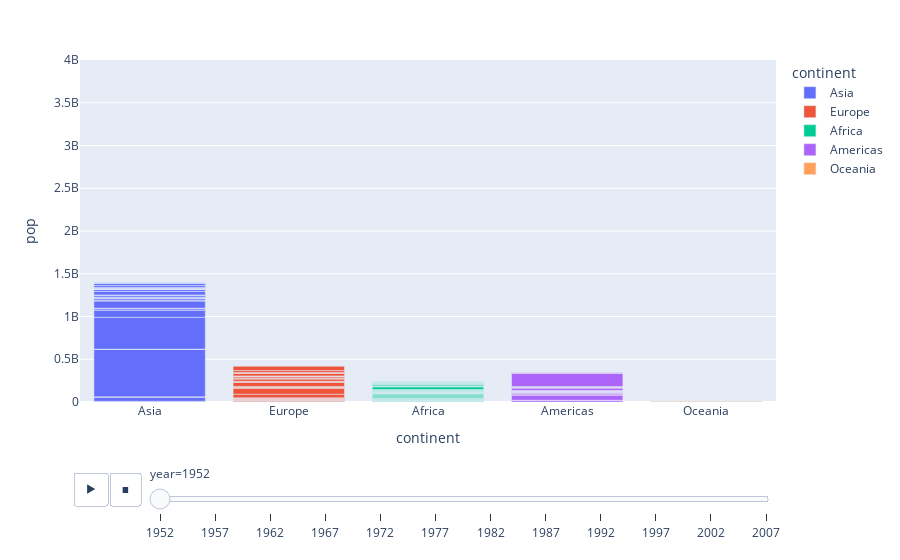

Notebook source saved alongside this figure:
### Markdown cell above
Note that you should always fix the y_range to ensure that your data remains visible throughout the animation.

### Code cell
import plotly.express as px

df = px.data.gapminder()

fig = px.bar(df, x="continent", y="pop", color="continent",
  animation_frame="year", animation_group="country", range_y=[0,4000000000])
fig.show()

### Figure 1 — Plotly figure (JSON) as saved in the notebook; plotly's stock layout.template omitted (floating-point values rounded to 4 significant figures)
{"data": [{"alignmentgroup": "True", "hoverlabel": {"namelength": 0}, "hovertemplate": "continent=%{x}<br>year=1952<br>pop=%{y}", "ids": ["Afghanistan", "Bahrain", "Bangladesh", "Cambodia", "China", "Hong Kong, China", "India", "Indonesia", "Iran", "Iraq", "Israel", "Japan", "Jordan", "Korea, Dem. Rep.", "Korea, Rep.", "Kuwait", "Lebanon", "Malaysia", "Mongolia", "Myanmar", "Nepal", "Oman", "Pakistan", "Philippines", "Saudi Arabia", "Singapore", "Sri Lanka", "Syria", "Taiwan", "Thailand", "Vietnam", "West Bank and Gaza", "Yemen, Rep."], "legendgroup": "Asia", "marker": {"color": "#636efa"}, "name": "Asia", "offsetgroup": "Asia", "orientation": "v", "showlegend": true, "textposition": "auto", "type": "bar", "x": ["Asia", "Asia", "Asia", "Asia", "Asia", "Asia", "Asia", "Asia", "Asia", "Asia", "Asia", "Asia", "Asia", "Asia", "Asia", "Asia", "Asia", "Asia", "Asia", "Asia", "Asia", "Asia", "Asia", "Asia", "Asia", "Asia", "Asia", "Asia", "Asia", "Asia", "Asia", "Asia", "Asia"], "xaxis": "x", "y": [8425333, 120447, 46886859, 4693836, 556263527, 2125900, 372000000, 82052000, 17272000, 5441766, 1620914, 86459025, 607914, 8865488, 20947571, 160000, 1439529, 6748378, 800663, 20092996, 9182536, 507833, 41346560, 22438691, 4005677, 1127000, 7982342, 3661549, 8550362, 21289402, 26246839, 1030585, 4963829], "yaxis": "y"}, {"alignmentgroup": "True", "hoverlabel": {"namelength": 0}, "hovertemplate": "continent=%{x}<br>year=1952<br>pop=%{y}", "ids": ["Albania", "Austria", "Belgium", "Bosnia and Herzegovina", "Bulgaria", "Croatia", "Czech Republic", "Denmark", "Finland", "France", "Germany", "Greece", "Hungary", "Iceland", "Ireland", "Italy", "Montenegro", "Netherlands", "Norway", "Poland", "Portugal", "Romania", "Serbia", "Slovak Republic", "Slovenia", "Spain", "Sweden", "Switzerland", "Turkey", "United Kingdom"], "legendgroup": "Europe", "marker": {"color": "#EF553B"}, "name": "Europe", "offsetgroup": "Europe", "orientation": "v", "showlegend": true, "textposition": "auto", "type": "bar", "x": ["Europe", "Europe", "Europe", "Europe", "Europe", "Europe", "Europe", "Europe", "Europe", "Europe", "Europe", "Europe", "Europe", "Europe", "Europe", "Europe", "Europe", "Europe", "Europe", "Europe", "Europe", "Europe", "Europe", "Europe", "Europe", "Europe", "Europe", "Europe", "Europe", "Europe"], "xaxis": "x", "y": [1282697, 6927772, 8730405, 2791000, 7274900, 3882229, 9125183, 4334000, 4090500, 42459667, 69145952, 7733250, 9504000, 147962, 2952156, 47666000, 413834, 10381988, 3327728, 25730551, 8526050, 16630000, 6860147, 3558137, 1489518, 28549870, 7124673, 4815000, 22235677, 50430000], "yaxis": "y"}, {"alignmentgroup": "True", "hoverlabel": {"namelength": 0}, "hovertemplate": "continent=%{x}<br>year=1952<br>pop=%{y}", "ids": ["Algeria", "Angola", "Benin", "Botswana", "Burkina Faso", "Burundi", "Cameroon", "Central African Republic", "Chad", "Comoros", "Congo, Dem. Rep.", "Congo, Rep.", "Cote d'Ivoire", "Djibouti", "Egypt", "Equatorial Guinea", "Eritrea", "Ethiopia", "Gabon", "Gambia", "Ghana", "Guinea", "Guinea-Bissau", "Kenya", "Lesotho", "Liberia", "Libya", "Madagascar", "Malawi", "Mali", "Mauritania", "Mauritius", "Morocco", "Mozambique", "Namibia", "Niger", "Nigeria", "Reunion", "Rwanda", "Sao Tome and Principe", "Senegal", "Sierra Leone", "Somalia", "South Africa", "Sudan", "Swaziland", "Tanzania", "Togo", "Tunisia", "Uganda", "Zambia", "Zimbabwe"], "legendgroup": "Africa", "marker": {"color": "#00cc96"}, "name": "Africa", "offsetgroup": "Africa", "orientation": "v", "showlegend": true, "textposition": "auto", "type": "bar", "x": ["Africa", "Africa", "Africa", "Africa", "Africa", "Africa", "Africa", "Africa", "Africa", "Africa", "Africa", "Africa", "Africa", "Africa", "Africa", "Africa", "Africa", "Africa", "Africa", "Africa", "Africa", "Africa", "Africa", "Africa", "Africa", "Africa", "Africa", "Africa", "Africa", "Africa", "Africa", "Africa", "Africa", "Africa", "Africa", "Africa", "Africa", "Africa", "Africa", "Africa", "Africa", "Africa", "Africa", "Africa", "Africa", "Africa", "Africa", "Africa", "Africa", "Africa", "Africa", "Africa"], "xaxis": "x", "y": [9279525, 4232095, 1738315, 442308, 4469979, 2445618, 5009067, 1291695, 2682462, 153936, 14100005, 854885, 2977019, 63149, 22223309, 216964, 1438760, 20860941, 420702, 284320, 5581001, 2664249, 580653, 6464046, 748747, 863308, 1019729, 4762912, 2917802, 3838168, 1022556, 516556, 9939217, 6446316, 485831, 3379468, 33119096, 257700, 2534927, 60011, 2755589, 2143249, 2526994, 14264935, 8504667, 290243, 8322925, 1219113, 3647735, 5824797, 2672000, 3080907], "yaxis": "y"}, {"alignmentgroup": "True", "hoverlabel": {"namelength": 0}, "hovertemplate": "continent=%{x}<br>year=1952<br>pop=%{y}", "ids": ["Argentina", "Bolivia", "Brazil", "Canada", "Chile", "Colombia", "Costa Rica", "Cuba", "Dominican Republic", "Ecuador", "El Salvador", "Guatemala", "Haiti", "Honduras", "Jamaica", "Mexico", "Nicaragua", "Panama", "Paraguay", "Peru", "Puerto Rico", "Trinidad and Tobago", "United States", "Uruguay", "Venezuela"], "legendgroup": "Americas", "marker": {"color": "#ab63fa"}, "name": "Americas", "offsetgroup": "Americas", "orientation": "v", "showlegend": true, "textposition": "auto", "type": "bar", "x": ["Americas", "Americas", "Americas", "Americas", "Americas", "Americas", "Americas", "Americas", "Americas", "Americas", "Americas", "Americas", "Americas", "Americas", "Americas", "Americas", "Americas", "Americas", "Americas", "Americas", "Americas", "Americas", "Americas", "Americas", "Americas"], "xaxis": "x", "y": [17876956, 2883315, 56602560, 14785584, 6377619, 12350771, 926317, 6007797, 2491346, 3548753, 2042865, 3146381, 3201488, 1517453, 1426095, 30144317, 1165790, 940080, 1555876, 8025700, 2227000, 662850, 157553000, 2252965, 5439568], "yaxis": "y"}, {"alignmentgroup": "True", "hoverlabel": {"namelength": 0}, "hovertemplate": "continent=%{x}<br>year=1952<br>pop=%{y}", "ids": ["Australia", "New Zealand"], "legendgroup": "Oceania", "marker": {"color": "#FFA15A"}, "name": "Oceania", "offsetgroup": "Oceania", "orientation": "v", "showlegend": true, "textposition": "auto", "type": "bar", "x": ["Oceania", "Oceania"], "xaxis": "x", "y": [8691212, 1994794], "yaxis": "y"}], "layout": {"barmode": "relative", "legend": {"title": {"text": "continent"}, "tracegroupgap": 0}, "margin": {"t": 60}, "sliders": [{"active": 0, "currentvalue": {"prefix": "year="}, "len": 0.9, "pad": {"b": 10, "t": 60}, "steps": [{"args": [["1952"], {"frame": {"duration": 0, "redraw": true}, "fromcurrent": true, "mode": "immediate", "transition": {"duration": 0, "easing": "linear"}}], "label": "1952", "method": "animate"}, {"args": [["1957"], {"frame": {"duration": 0, "redraw": true}, "fromcurrent": true, "mode": "immediate", "transition": {"duration": 0, "easing": "linear"}}], "label": "1957", "method": "animate"}, {"args": [["1962"], {"frame": {"duration": 0, "redraw": true}, "fromcurrent": true, "mode": "immediate", "transition": {"duration": 0, "easing": "linear"}}], "label": "1962", "method": "animate"}, {"args": [["1967"], {"frame": {"duration": 0, "redraw": true}, "fromcurrent": true, "mode": "immediate", "transition": {"duration": 0, "easing": "linear"}}], "label": "1967", "method": "animate"}, {"args": [["1972"], {"frame": {"duration": 0, "redraw": true}, "fromcurrent": true, "mode": "immediate", "transition": {"duration": 0, "easing": "linear"}}], "label": "1972", "method": "animate"}, {"args": [["1977"], {"frame": {"duration": 0, "redraw": true}, "fromcurrent": true, "mode": "immediate", "transition": {"duration": 0, "easing": "linear"}}], "label": "1977", "method": "animate"}, {"args": [["1982"], {"frame": {"duration": 0, "redraw": true}, "fromcurrent": true, "mode": "immediate", "transition": {"duration": 0, "easing": "linear"}}], "label": "1982", "method": "animate"}, {"args": [["1987"], {"frame": {"duration": 0, "redraw": true}, "fromcurrent": true, "mode": "immediate", "transition": {"duration": 0, "easing": "linear"}}], "label": "1987", "method": "animate"}, {"args": [["1992"], {"frame": {"duration": 0, "redraw": true}, "fromcurrent": true, "mode": "immediate", "transition": {"duration": 0, "easing": "linear"}}], "label": "1992", "method": "animate"}, {"args": [["1997"], {"frame": {"duration": 0, "redraw": true}, "fromcurrent": true, "mode": "immediate", "transition": {"duration": 0, "easing": "linear"}}], "label": "1997", "method": "animate"}, {"args": [["2002"], {"frame": {"duration": 0, "redraw": true}, "fromcurrent": true, "mode": "immediate", "transition": {"duration": 0, "easing": "linear"}}], "label": "2002", "method": "animate"}, {"args": [["2007"], {"frame": {"duration": 0, "redraw": true}, "fromcurrent": true, "mode": "immediate", "transition": {"duration": 0, "easing": "linear"}}], "label": "2007", "method": "animate"}], "x": 0.1, "xanchor": "left", "y": 0, "yanchor": "top"}], "updatemenus": [{"buttons": [{"args": [null, {"frame": {"duration": 500, "redraw": true}, "fromcurrent": true, "mode": "immediate", "transition": {"duration": 500, "easing": "linear"}}], "label": "&#9654;", "method": "animate"}, {"args": [[null], {"frame": {"duration": 0, "redraw": true}, "fromcurrent": true, "mode": "immediate", "transition": {"duration": 0, "easing": "linear"}}], "label": "&#9724;", "method": "animate"}], "direction": "left", "pad": {"r": 10, "t": 70}, "showactive": false, "type": "buttons", "x": 0.1, "xanchor": "right", "y": 0, "yanchor": "top"}], "xaxis": {"anchor": "y", "categoryarray": ["Asia", "Europe", "Africa", "Americas", "Oceania"], "categoryorder": "array", "domain": [0, 1], "title": {"text": "continent"}}, "yaxis": {"anchor": "x", "domain": [0, 1], "range": [0, 4000000000], "title": {"text": "pop"}}}}
